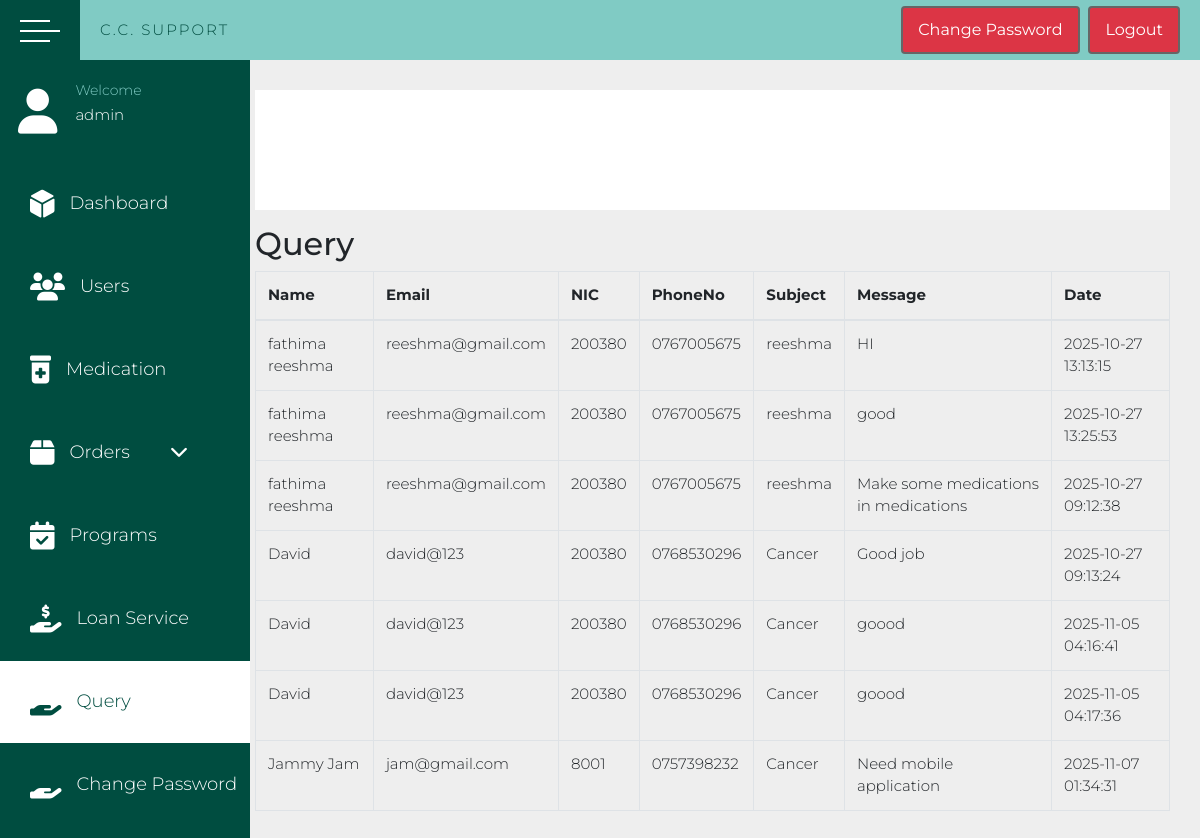
/Admin/query.php (signed in), run on the app's committed database.
### tables this page shows
CREATE TABLE `query` (
  `id` int(11) NOT NULL,
  `name` varchar(255) NOT NULL,
  `email` varchar(255) NOT NULL,
  `nic` varchar(20) NOT NULL,
  `phoneno` varchar(15) NOT NULL,
  `subject` varchar(255) NOT NULL,
  `message` text NOT NULL,
  `created_at` timestamp NOT NULL DEFAULT current_timestamp()
);

### Admin/query.php (the view, shortened to what this page needs)
<?php
$query = "SELECT *FROM query";
$result = mysqli_query($conn, $query);
?>
<!DOCTYPE html>
<html lang="en">
<head>
    <link rel="stylesheet" href="https://stackpath.bootstrapcdn.com/bootstrap/4.5.2/css/bootstrap.min.css">
    <link rel="stylesheet" href="../css/styles.css" />
    <link rel="stylesheet" href="css/demo.css" />
</head>
<body>
    <?php include './TopBar.php'; ?>
    <div class="main_container">
        <?php include './SideBar.php'; ?>
        <div class="container">
            <header class="intro">
            </header>
            <div class="visit-requests">
                <h2>Query</h2>
                <table class="table table-bordered">
                    <thead>
                        <tr>
                            <th> Name</th>
                            <th>Email</th>
                            <th>NIC</th>
                            <th>PhoneNo</th>
                            <th>Subject</th>
                            <th>Message </th>
                            <th>Date</th>
                        </tr>
                    </thead>
                    <tbody>
                        <?php
                        while ($row = mysqli_fetch_assoc($result)) {
                            echo "<tr>";
                            echo "<td>" . htmlspecialchars($row['name']) . "</td>";
                            echo "<td>" . htmlspecialchars($row['email']) . "</td>";
                            echo "<td>" . htmlspecialchars($row['nic']) . "</td>";
                            echo "<td>" . htmlspecialchars($row['phoneno']) . "</td>";
                            echo "<td>" . htmlspecialchars($row['subject']) . "</td>";
                            echo "<td>" . htmlspecialchars($row['message']) . "</td>";
                            echo "<td>" . htmlspecialchars($row['created_at']) . "</td>";
                            echo "</tr>";
                        }
                        ?>
                    </tbody>
                </table>
            </div>
        </div>
    </div>
</body>
</html>

### Admin/TopBar.php
<div class="wrapper">
    <div class="top_navbar">
        <div class="hamburger">
            <div class="hamburger__inner">
                <div class="one"></div>
                <div class="two"></div>
                <div class="three"></div>
            </div>
        </div>
        <div class="menu">
            <div class="logo">C.C. SUPPORT</div>
            <div class="right_menu">
                <a href="ChangePassword.php" class="btn btn-danger" style="color: white; text-decoration: none;">Change Password</a>
                <a href="../logout.php" class="btn btn-danger" style="color: white; text-decoration: none;">Logout</a>
            </div>
        </div>
    </div>
</div>

### Admin/SideBar.php (shortened to what this page needs)
<?php
if (isset($_SESSION['admin_name'])) {
    $admin_name = $_SESSION['admin_name'];
} else {
    header('location: ../Login.php');
    exit();
}
$current_page = basename($_SERVER['PHP_SELF']);
?>
<div class="sidebar" style="width:250px; overflow-y:auto; max-height:1000vh; padding-bottom: 1rem;">
    <div class="sidebar__inner">
        <div class="profile">
            <div class="img">
                <i class="fas fa-user fa-3x"></i>
            </div>
            <div class="profile_info">
                <p>Welcome</p>
                <p class="profile_name"><?php echo htmlspecialchars($admin_name); ?></p>
            </div>
        </div>
        <ul>
            <li>
                <a href="index.php" <?php if ($current_page === 'index.php') echo 'class="active"'; ?>>
                    <span class="icon"><i class="fas fa-dice-d6"></i></span>
                    <span class="title">Dashboard</span>
                </a>
            </li>
            <li>
                <a href="Users.php" <?php if ($current_page === 'Users.php') echo 'class="active"'; ?>>
                    <span class="icon"><i class="fas fa-users"></i></span>
                    <span class="title">Users</span>
                </a>
            </li>
            <li>
                <a href="Medications.php" <?php if ($current_page === 'Medications.php') echo 'class="active"'; ?>>
                    <span class="icon"><i class="fas fa-prescription-bottle-alt"></i></span>
                    <span class="title">Medication</span>
                </a>
            </li>
            <li class="has-submenu">
                <a href="Orders.php" <?php if ($current_page === 'Orders.php') echo 'class="active"'; ?>>
                    <span class="icon"><i class="fas fa-box"></i></span>
                    <span class="title">Orders</span>
                    <span class="submenu-toggle" style="margin-left:40px;"><i class="fas fa-chevron-down"></i></span>
                </a>
            </li>
            <li>
                <a href="Programs.php" <?php if ($current_page === 'Programs.php') echo 'class="active"'; ?>>
                    <span class="icon"><i class="fas fa-calendar-check"></i></span>
                    <span class="title">Programs</span>
                </a>
            </li>
            <li>
                <a href="LoanService.php" <?php if ($current_page === 'LoanService.php') echo 'class="active"'; ?>>
                    <span class="icon"><i class="fas fa-hand-holding-usd"></i></span>
                    <span class="title">Loan Service</span>
                </a>
            </li>
            <li>
                <a href="query.php" <?php if ($current_page === 'query.php') echo 'class="active"'; ?>>
                    <span class="icon"><i class="fas fa-hand-holding"></i></span>
                    <span class="title">Query</span>
                </a>
            </li>
            <li>
                <a href="ChangePassword.php" <?php if ($current_page === 'ChangePassword.php') echo 'class="active"'; ?>>
                    <span class="icon"><i class="fas fa-hand-holding"></i></span>
                    <span class="title">Change Password</span>
                </a>
            </li>
        </ul>
    </div>
</div>

### css/styles.css (style rules this page uses)
* { margin: 0; padding: 0; list-style: none; box-sizing: border-box; text-decoration: none; font-family: 'Montserrat', sans-serif; }
.wrapper { width: 100%; height: 100%; }
.top_navbar { background: #80CBC4; height: 60px; display: flex; position: fixed; width: 100%; top: 0; }
.top_navbar .hamburger { width: 80px; background: #004D40; position: relative; font-size: 28px; }
.top_navbar .hamburger .hamburger__inner { position: absolute; top: 50%; left: 50%; transform: translate(-50%,-50%); cursor: pointer; width: 40px; height: 20px; }
.top_navbar .hamburger__inner > div { width: 30px; height: 2px; background: #fff; position: absolute; top: 0; left: 0; }
.top_navbar .hamburger div.two { top: 10px; width: 40px; }
.top_navbar .hamburger div.three { top: 20px; }
.top_navbar .menu { width: calc(100% - 80px); height: 100%; display: flex; justify-content: space-between; align-items: center; padding: 0 20px; }
.top_navbar .menu .logo { color: #004D40; text-transform: uppercase; letter-spacing: 2px; }
.main_container .sidebar { position: fixed; top: 60px; left: 0; width: 225px; height: 100%; background: #004D40; transition: all 0.3s ease; }
.main_container .sidebar .sidebar__inner { position: relative; }
.main_container .sidebar .profile { display: flex; align-items: center; color: #fff; padding: 20px 0; white-space: nowrap; transition: all 0.3s ease; }
.main_container .sidebar .profile .img { padding: 0 18px; }
.main_container .sidebar .profile p:first-child { font-size: 14px; color: #80CBC4; margin-bottom: 3px; }
.main_container .container { margin-top: 60px; width: calc(100% - 225px); margin-left: 225px; padding: 30px; transition: all 0.3s ease; }
.main_container .sidebar ul li a { color: #fff; font-size: 18px; padding: 20px 30px; white-space: nowrap; display: flex; align-items: center; margin-bottom: 1px; transition: all 0.3s ease; }
.main_container .sidebar ul li a .icon { margin-right: 15px; font-size: 28px; }
.main_container .sidebar ul li a span { display: inline-block; }
.main_container .sidebar ul li a:hover, .main_container .sidebar ul li a.active { background: #fff; color: #004D40; }

### css/demo.css (style rules this page uses)
* { margin: 0; padding: 0; }
body { font-family: 'Roboto', sans-serif; font-style: normal; font-weight: 300; font-smoothing: antialiased; -webkit-font-smoothing: antialiased; -moz-osx-font-smoothing: grayscale; font-size: 15px; background: #eee; }
.intro { background: #fff; padding: 60px 30px; color: #333; margin-bottom: 15px; line-height: 1.5; text-align: center; }
a.btn { text-decoration: none; color: #666; border: 2px solid #666; padding: 10px 15px; display: inline-block; margin-left: 5px; }
.btn:before { font-family: FontAwesome; font-weight: normal; margin-right: 10px; }

### Admin/SideBar.php (style rules this page uses)
.submenu-toggle { float: right; }

### data on the page
query: name "fathima reeshma", email "reeshma@gmail.com", nic "200380", phoneno "0767005675", subject "reeshma", message "HI", created_at "2025-10-27 13:13:15"
query: name "fathima reeshma", email "reeshma@gmail.com", nic "200380", phoneno "0767005675", subject "reeshma", message "good", created_at "2025-10-27 13:25:53"
query: name "fathima reeshma", email "reeshma@gmail.com", nic "200380", phoneno "0767005675", subject "reeshma", message "Make some medications in medications", created_at "2025-10-27 09:12:38"
query: name "David", email "david@123", nic "200380", phoneno "0768530296", subject "Cancer", message "Good job", created_at "2025-10-27 09:13:24"
query: name "David", email "david@123", nic "200380", phoneno "0768530296", subject "Cancer", message "goood", created_at "2025-11-05 04:16:41"
query: name "David", email "david@123", nic "200380", phoneno "0768530296", subject "Cancer", message "goood", created_at "2025-11-05 04:17:36"
query: name "Jammy Jam", email "jam@gmail.com", nic "8001", phoneno "0757398232", subject "Cancer", message "Need mobile application", created_at "2025-11-07 01:34:31"

### other printed values
$admin_name "admin"
